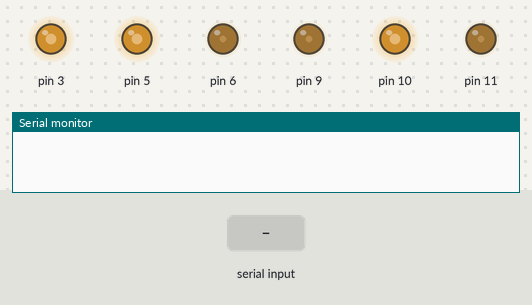
Bench run of a sketch on a simulated Arduino Uno, built with avr-gcc and run on an emulated ATmega328P. On the bench: output pins drawn as LEDs (lit = HIGH), the last lines printed to the serial monitor. The test bench sets the inputs (shaded band).

Above: at 1.2 s.
1.3 s: "X1" received over Serial
At 1.9 s:
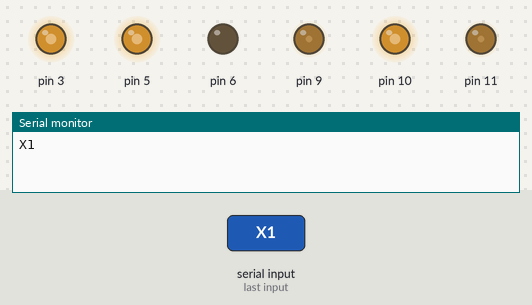
2.8 s: "Y1" received over Serial
At 3.1 s:
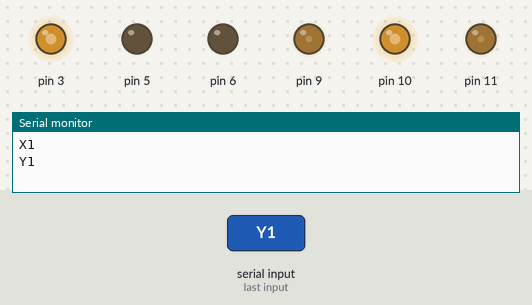
4.3 s: "Z1" received over Serial
At 5.4 s:
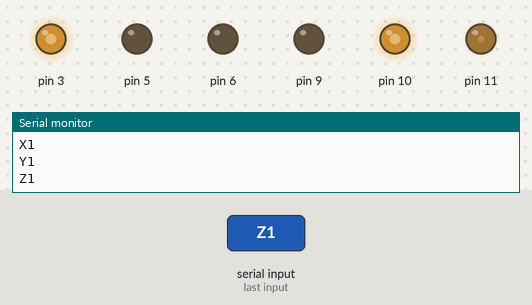
5.8 s: "X2" received over Serial
At 6.6 s:
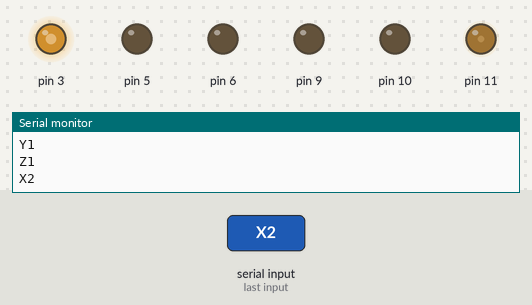
7.3 s: "Y2" received over Serial
At 7.7 s:
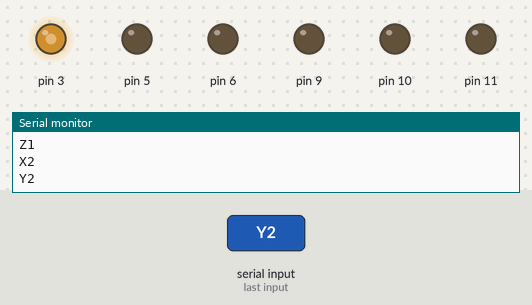
8.8 s: "Z2" received over Serial
At 10.0 s:
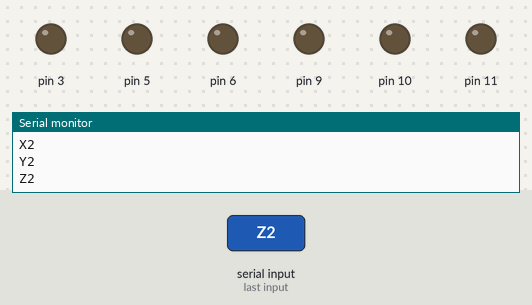
Timing chart, 0 to 11.3 s (numbered marks = the images above; inputs shaded):
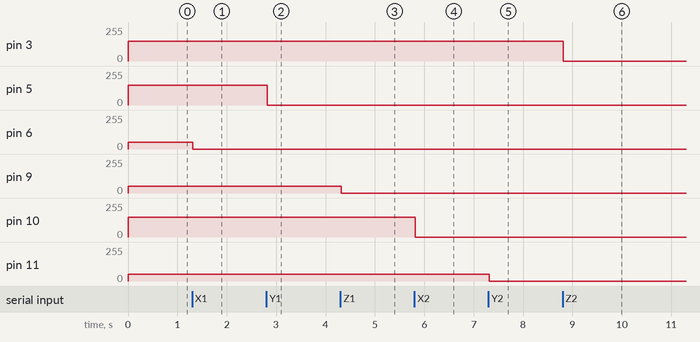

Measured:
- after the input at 1.3 s, pin 6: 50/255 → 0/255 at once
- after the input at 2.8 s, pin 5: 150/255 → 0/255 at once
- after the input at 4.3 s, pin 9: 50/255 → 0/255 at once
- after the input at 5.8 s, pin 10: 150/255 → 0/255 at once
- after the input at 7.3 s, pin 11: 50/255 → 0/255 at once
- after the input at 8.8 s, pin 3: 150/255 → 0/255 at once

The sketch:

pwm_control.ino
```cpp
/*
January 2023
@author: madshv

NB: When loading a program to the arduino, remove the capacitor between reset and ground.
When running the program, ensure to put a capacitor between reset and ground. Otherwise, problems
will occur when opening and closing the serial connection while the Arduino program is running!

This program is used to control the temperature of two piezo stages, each with three voltage inputs.
The piezo stage temperatures are controlled by a voltage, which is supplied from PWM Arduino output.
The Arduino has 6 PWM outputs, 3 for each piezo stage.
The program takes USB serial commands from the arduino_comm.py script, and sets the PWM outputs
hereafter.

The stages must be connected to the following PWM pins:
# stage 1, X = pin D6
# stage 1, Y = pin D5
# stage 1, Z = pin D9
# stage 2, X = pin D10
# stage 2, Y = pin D11
# stage 2, Z = pin D3
*/

// Define global variables
uint8_t input_byte=10;
String str,str_dir,str_num;

// The setup() function is run once when the arduino is powered.
// In this function, the three timers of the atmega328p are set to 64 kHz PWM mode.
// For each timer, two PWM outputs are available.
// The meaning of the registers can be found in the datasheet of the atmega328p.
void setup() {
  Serial.begin(115200);   // Must match with the python program serial baudrate.

  // Set timer0 registers
  // OC0A=D6, OC0B=D5
  pinMode(6,OUTPUT);
  pinMode(5,OUTPUT);
  OCR0A = 50;   // Set output register A to 50/255 PWM duty cycle
  OCR0B = 150;  // Set output register B to 150/255 PWM duty cycle
  TCCR0A = (1<<COM0A1);   //Set OC1A on compare match, clear OC1A at BOTTOM, (non-inverting mode).
  TCCR0A |= (1<<COM0B1); //Set OC1B on compare match, clear OC1B at BOTTOM, (non-inverting mode).
  TCCR0A |= (1<<WGM01)|(1<<WGM00); //Fast PWM
  TCCR0B = (1<<CS00);  // Prescaler=1

  // Set timer1 registers
  // OC1A=D9, OC1B=D10
  pinMode(9,OUTPUT);
  pinMode(10,OUTPUT);
  OCR1A = 50;   // Set output register A to 50/255 PWM duty cycle
  OCR1B = 150;  // Set output register B to 150/255 PWM duty cycle
  TCCR1A = (1<<COM1A1); //Set OC1A on compare match, clear OC1A at BOTTOM, (non-inverting mode).
  TCCR1A |= (1<<COM1B1); //Set OC1B on compare match, clear OC1B at BOTTOM, (non-inverting mode).
  TCCR1A |= (1<<WGM10); //Fast PWM, 8-bit
  TCCR1B = (1<<WGM12)|(1<<CS10);  //Fast PWM, 8-bit and prescaler=1

  // Set timer2 registers
  // OC2A=D11, OC2B=D3
  pinMode(11,OUTPUT);
  pinMode(3,OUTPUT);
  OCR2A = 50;   // Set output register A to 50/255 PWM duty cycle
  OCR2B = 150;  // Set output register B to 150/255 PWM duty cycle
  TCCR2A = (1<<COM2A1); //Set OC2A on compare match, clear OC2A at BOTTOM, (non-inverting mode).
  TCCR2A |= (1<<COM2B1); //Set OC2B on compare match, clear OC2B at BOTTOM, (non-inverting mode).
  TCCR2A |= (1<<WGM21)|(1<<WGM20); //Fast PWM
  TCCR2B = (1<<CS20);   // Prescaler = 1

}

// The loop() function runs continiously in loop once after the setup() function has been run.
// In this function the incoming serial messages are read, and based on the incoming string,
// the PWM duty cycle of one of the PWM pins is set.
void loop() {
  while(Serial.available()>0){  // read while there are messages available in the serial buffer.
    // Read and split the incoming string.
    str = Serial.readString();
    str_dir = str.substring(0,2);
    str_num = str.substring(2);

    // convert to an unsigned byte.
    input_byte = uint8_t(str_num.toInt());

    // Set one of the PWM duty cycles.
    if(str_dir=="X1"){
      OCR0A = input_byte; //OC0A=D6
    }
    else if(str_dir=="Y1"){
      OCR0B = input_byte; //OC0B=D5
    }
    else if(str_dir=="Z1"){
      OCR1A = input_byte; //OC1A=D9
    }
    else if(str_dir=="X2"){
      OCR1B = input_byte; //OC1B=D10
    }
    else if(str_dir=="Y2"){
      OCR2A = input_byte; //OC2A=D11
    }
    else if(str_dir=="Z2"){
      OCR2B = input_byte; //OC2B=D3
    }
    // Send the read string components back (used for debugging)
    Serial.println(str_dir);
    Serial.println(str_num);
  }
}
```
